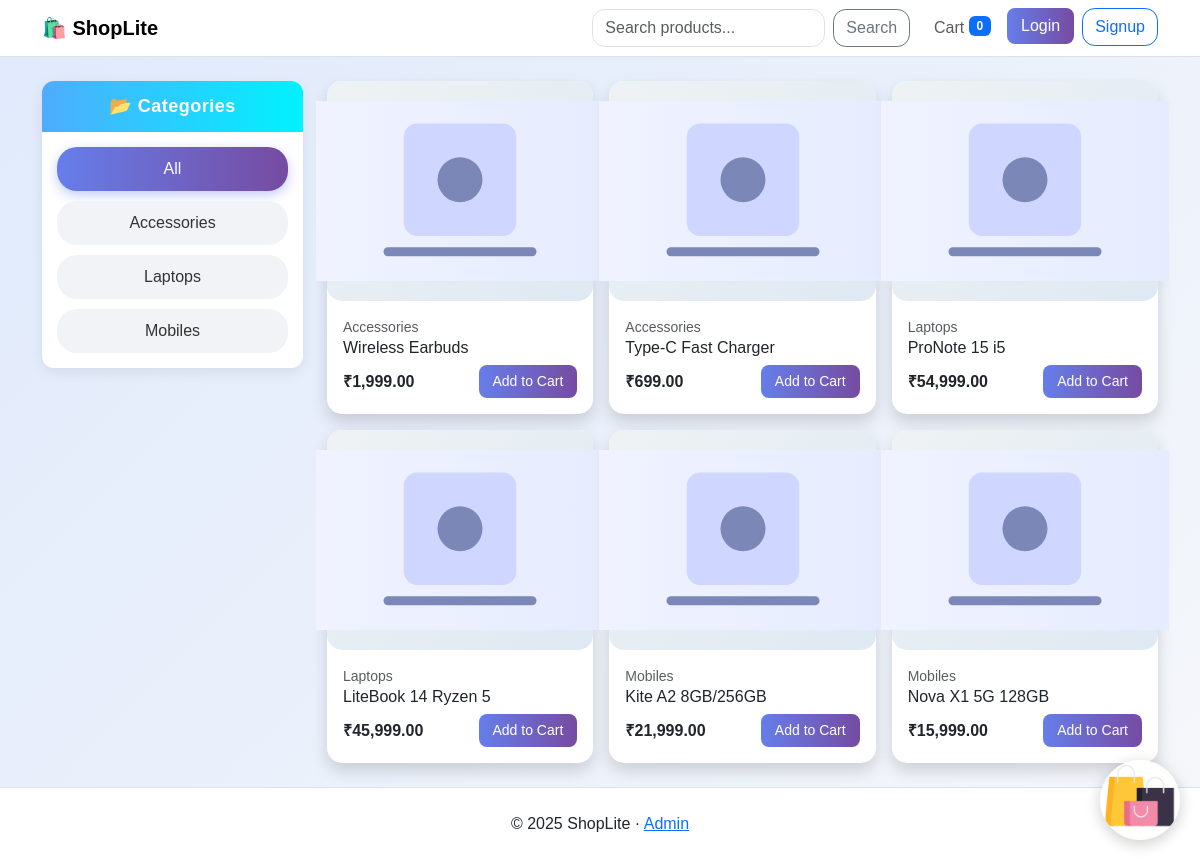
The page / on the database its author committed.
### tables this page shows
CREATE TABLE IF NOT EXISTS categories (
  id INT AUTO_INCREMENT PRIMARY KEY,
  name VARCHAR(100) NOT NULL,
  slug VARCHAR(120) UNIQUE
);

CREATE TABLE IF NOT EXISTS products (
  id INT AUTO_INCREMENT PRIMARY KEY,
  category_id INT NOT NULL,
  name VARCHAR(200) NOT NULL,
  slug VARCHAR(220) UNIQUE,
  description TEXT,
  price DECIMAL(10,2) NOT NULL,
  stock INT NOT NULL DEFAULT 0,
  image VARCHAR(255),
  created_at TIMESTAMP DEFAULT CURRENT_TIMESTAMP,
  FOREIGN KEY (category_id) REFERENCES categories(id) ON DELETE CASCADE
);

### functions.php (called while the page is built, shortened)
<?php
function current_user() { return $_SESSION['user'] ?? null; }
function money($n) { return CURRENCY . number_format((float)$n, 2); }

### index.php (the view, shortened to what this page needs)
<?php require_once __DIR__.'/templates/header.php';
$cat = (int)($_GET['cat'] ?? 0);
$cats = $pdo->query("SELECT id, name FROM categories ORDER BY name")->fetchAll();
$where = []; $params = [];
$sql = "SELECT p.*, c.name AS category
        FROM products p
        JOIN categories c ON c.id = p.category_id";
$sql .= " ORDER BY p.id DESC LIMIT 60";
$stmt = $pdo->prepare($sql);
$stmt->execute($params);
$products = $stmt->fetchAll();
?>
<div class="row g-4">
  <aside class="col-lg-3">
    <div class="category-card">
      <div class="card-header">📂 Categories</div>
      <div class="category-list">
        <a href="index.php" class="category-item <?= $cat==0?'active':'' ?>">All</a>
        <?php foreach ($cats as $c): ?>
          <a href="index.php?cat=<?= $c['id'] ?>" class="category-item <?= $cat==$c['id']?'active':'' ?>">
            <?= htmlspecialchars($c['name']) ?>
          </a>
        <?php endforeach; ?>
      </div>
    </div>
  </aside>
  <section class="col-lg-9">
    <div class="row row-cols-1 row-cols-sm-2 row-cols-md-3 g-3">
      <?php foreach ($products as $p): ?>
      <div class="col">
        <div class="card h-100 product-card shadow">
          <a href="product.php?id=<?= $p['id'] ?>">
            <div class="product-img-container">
              <img src="<?= $p['image'] ?: 'assets/img/placeholder.svg' ?>" alt="">
            </div>
          </a>
          <div class="card-body d-flex flex-column">
            <div class="small text-muted"><?= htmlspecialchars($p['category']) ?></div>
            <h6 class="card-title"><?= htmlspecialchars($p['name']) ?></h6>
            <div class="mt-auto d-flex justify-content-between align-items-center">
              <div class="fw-bold"><?= money($p['price']) ?></div>
              <form method="post" action="cart.php">
                <button class="btn btn-sm btn-primary">Add to Cart</button>
              </form>
            </div>
          </div>
        </div>
      </div>
      <?php endforeach; ?>
    </div>
  </section>
</div>
<img src="assets/img/shopping.gif" class="floating-gif-circle" alt="Shopping">
<?php require_once __DIR__.'/templates/footer.php'; ?>

### templates/header.php (shortened to what this page needs)
<?php $user = current_user(); ?>
<!doctype html>
<html lang="en">
  <head>
    <link href="https://cdn.jsdelivr.net/npm/bootstrap@5.3.3/dist/css/bootstrap.min.css" rel="stylesheet">
    <link href="<?= BASE_URL ?>assets/css/style.css" rel="stylesheet">
  </head>
  <body>
  <nav class="navbar navbar-expand-lg navbar-light bg-white border-bottom sticky-top">
    <div class="container">
      <a class="navbar-brand fw-bold" href="<?= BASE_URL ?>">🛍️ <?= APP_NAME ?></a>
      <div class="collapse navbar-collapse" id="nav">
        <form class="d-flex ms-auto" method="get" action="<?= BASE_URL ?>index.php">
          <input class="form-control me-2" name="q" type="search" placeholder="Search products...">
          <button class="btn btn-outline-secondary">Search</button>
        </form>
        <ul class="navbar-nav ms-3">
          <li class="nav-item"><a class="nav-link" href="<?= BASE_URL ?>cart.php">Cart
            <span class="badge text-bg-primary">
              <?= array_sum($_SESSION['cart'] ?? []) ?>
            </span></a>
          </li>
          <?php if ($user): ?>
            <li class="nav-item dropdown">
              <a class="nav-link dropdown-toggle" data-bs-toggle="dropdown" href="#"><?= htmlspecialchars($user['name']) ?></a>
              <ul class="dropdown-menu dropdown-menu-end">
                <li><a class="dropdown-item" href="<?= BASE_URL ?>orders.php">My Orders</a></li>
                <?php if (is_admin()): ?>
                <li><a class="dropdown-item" href="<?= BASE_URL ?>admin/dashboard.php">Admin</a></li>
                <?php endif; ?>
                <li><hr class="dropdown-divider"></li>
                <li><a class="dropdown-item" href="<?= BASE_URL ?>auth/logout.php">Logout</a></li>
              </ul>
            </li>
          <?php else: ?>
            <li class="nav-item"><a class="btn btn-primary ms-2" href="<?= BASE_URL ?>auth/login.php">Login</a></li>
            <li class="nav-item"><a class="btn btn-outline-primary ms-2" href="<?= BASE_URL ?>auth/register.php">Signup</a></li>
          <?php endif; ?>
        </ul>
      </div>
    </div>
  </nav>
  <main class="py-4">
    <div class="container">

### templates/footer.php (shortened to what this page needs)
</div>
</main>
<footer class="border-top py-4 bg-white">
  <div class="container d-flex justify-content-center align-items-center">
    <div class="text-center">
      &copy; <?= date('Y') ?> <?= APP_NAME ?> · <a href="<?= BASE_URL ?>admin/dashboard.php">Admin</a>
    </div>
  </div>
</footer>
</body>
</html>

### assets/css/style.css (style rules this page uses)
body { background-color: #f7f7fb; }
.navbar .badge { vertical-align: top; }
.product-card { transition: transform .08s ease, box-shadow .08s ease; }
.card { border-radius: 1rem; }
.btn, .form-control, .form-select { border-radius: .8rem; }
footer { position: sticky; top: 100%; }

### index.php (style rules this page uses)
body { background: linear-gradient(135deg, #e0eafc, #f5f7fa); font-family: 'Poppins', sans-serif; }
.category-card { border-radius: 12px; overflow: hidden; background: #ffffff; box-shadow: 0 4px 14px rgba(0,0,0,0.08); }
.category-card .card-header { background: linear-gradient(90deg, #4facfe, #00f2fe); color: #fff; font-weight: bold; text-align: center; padding: 12px; font-size: 18px; letter-spacing: 0.5px; }
.category-list { padding: 15px; display: flex; flex-direction: column; gap: 10px; }
.category-item { display: block; padding: 10px 18px; font-weight: 500; border-radius: 20px; background: #f1f3f6; color: #333; text-decoration: none; text-align: center; transition: all 0.3s; }
.category-item.active { background: linear-gradient(90deg, #667eea, #764ba2); color: white; box-shadow: 0px 4px 12px rgba(102,126,234,0.4); }
.product-card { border-radius: 15px; transition: transform 0.3s ease, box-shadow 0.3s ease; background: #ffffff; border: none; }
.product-img-container { background: linear-gradient(135deg, #eef2f3, #dfe9f3); border-radius: 15px; padding: 15px; height: 220px; display: flex; justify-content: center; align-items: center; }
.product-img-container img { max-height: 180px; object-fit: contain; }
.btn-primary { background: linear-gradient(90deg, #667eea, #764ba2); border: none; transition: 0.3s; border-radius: 8px; padding: 6px 14px; }
.floating-gif-circle { position: fixed; bottom: 20px; right: 20px; width: 80px; height: 80px; border-radius: 50%; object-fit: cover; box-shadow: 0 4px 15px rgba(0,0,0,0.2); z-index: 999; animation: bounce 2.5s infinite; }

### rows shown on the page
categories: name "Accessories"
categories: name "Laptops"
categories: name "Mobiles"
products: image (placeholder picture), category.name "Accessories", name "Wireless Earbuds", price "₹1,999.00"
products: image (placeholder picture), category.name "Accessories", name "Type‑C Fast Charger", price "₹699.00"
products: image (placeholder picture), category.name "Laptops", name "ProNote 15 i5", price "₹54,999.00"
products: image (placeholder picture), category.name "Laptops", name "LiteBook 14 Ryzen 5", price "₹45,999.00"
products: image (placeholder picture), category.name "Mobiles", name "Kite A2 8GB/256GB", price "₹21,999.00"
products: image (placeholder picture), category.name "Mobiles", name "Nova X1 5G 128GB", price "₹15,999.00"

### other values the page prints
APP_NAME "ShopLite"
array_sum($_SESSION['cart'] ?? []) "0"
